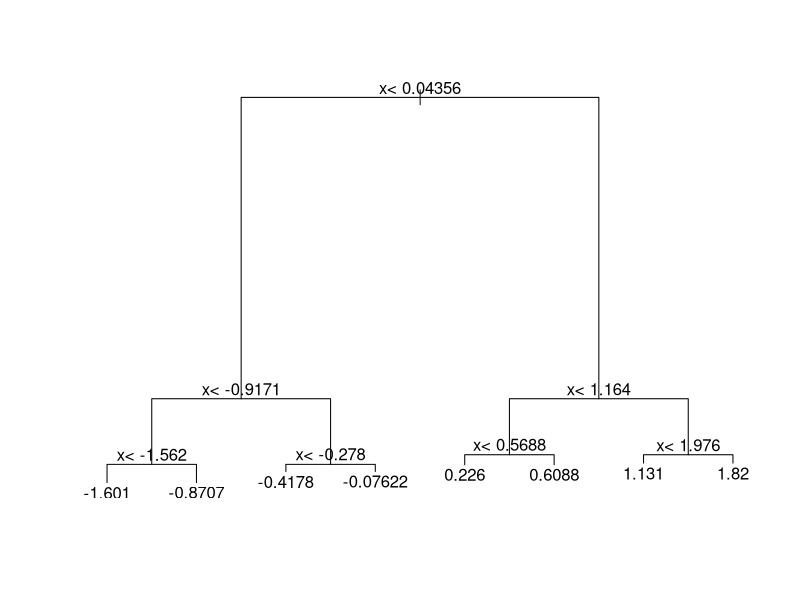

R code for this plot: (Note: this script raises an error after producing the figure.)
#Create a simple dataset where the outcome grows 0.75 units on average for every increase in a predictor, using this code:
  
  
  
  library(rpart)
n <- 1000
sigma <- 0.25
# set.seed(1) # if using R 3.5 or ealier
set.seed(1, sample.kind = "Rounding") # if using R 3.6 or later
x <- rnorm(n, 0, 1)
y <- 0.75 * x + rnorm(n, 0, sigma)
dat <- data.frame(x = x, y = y)

#Which code correctly uses rpart() to fit a regression tree and saves the result to fit?
fit <- rpart(y ~ ., data = dat) 


#Which of the following plots has the same tree shape obtained in Q1?
plot(fit)
text(fit)

#Below is most of the code to make a scatter plot of y versus x along with the predicted values based on the fit.

dat %>% 
  mutate(y_hat = predict(fit)) %>% 
  ggplot() +
  geom_point(aes(x, y)) +
  #BLANK
  # Which line of code should be used to replace #BLANK in the code above?
  geom_step(aes(x, y_hat), col=2)




#Now run Random Forests instead of a regression tree using randomForest() from the randomForest package, and remake the scatterplot with the prediction line. Part of the code is provided for you below.
library(randomForest)
fit <- randomForest(y ~ x, data = dat) #What code should replace #BLANK in the provided code?
dat %>% 
  mutate(y_hat = predict(fit)) %>% 
  ggplot() +
  geom_point(aes(x, y)) +
  geom_step(aes(x, y_hat), col = "red")

#Use the plot() function to see if the Random Forest from Q4 has converged or if we need more trees.

#Which of these graphs is most similar to the one produced by plotting the random forest? Note that there may be slight differences due to the seed not being set.

plot(fit)


#It seems that the default values for the Random Forest result in an estimate that is too flexible (unsmooth). Re-run the Random Forest but this time with a node size of 50 and a maximum of 25 nodes. Remake the plot.

#Part of the code is provided for you below.

library(randomForest)
fit <- randomForest(y ~ x, data = dat, nodesize = 50, maxnodes = 25)#BLANK
dat %>% 
  mutate(y_hat = predict(fit)) %>% 
  ggplot() +
  geom_point(aes(x, y)) +
  geom_step(aes(x, y_hat), col = "red")

